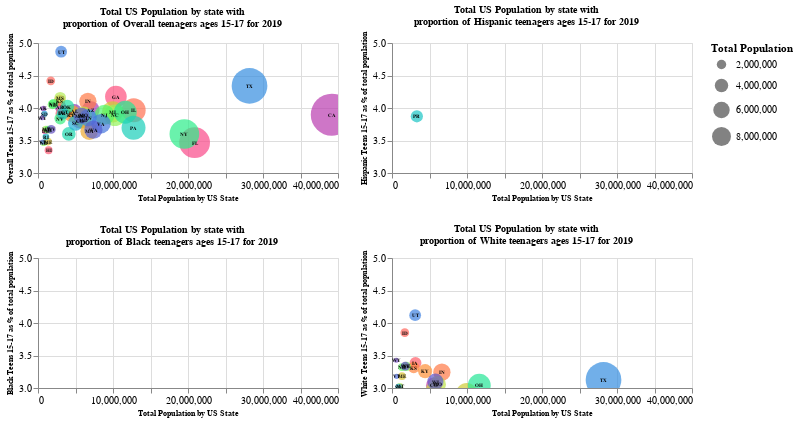

The notebook cell saved with this chart:
### Code cell
def population_bubbles(data, variables, theme):
    population_bystate = pd.pivot_table(data[data['year']==2019], index = ['state'], values = variables, aggfunc=np.sum)
    population_bystate['Teens as % of Pop'] = population_bystate[variables[1]] / population_bystate[variables[0]]*100 
    format_dict = {'teen_pop': '{0:,}', 'total_pop': '{0:,}', 'pop_hhi150': '{0:,}', 'pop_hhi220': '{0:,}' , "Teens as % of Pop": '{:.2f}%'}
    population_bystate.reset_index(inplace=True)

    base = alt.Chart(population_bystate)

    bubbles = base.mark_circle().encode(
        alt.X('total_pop:Q', scale = alt.Scale(zero=False), axis= alt.Axis(title= 'Total Population by US State',titleFontSize=8)),
        alt.Y('Teens as % of Pop:Q', scale=alt.Scale(domain = [3,5]),
                                     axis = alt.Axis(title= ["{} Teens 15-17 as % of total population".format(theme)],
                                                     titleFontSize=8
                                                     )
             ),
        alt.Color('state:N', legend=None, scale=alt.Scale(scheme='rainbow')),
        alt.Size('total_pop:Q', scale = alt.Scale(domain = [100000, 8000000]), title='Total Population'),
        tooltip = ['state', alt.Tooltip(field = 'total_pop', type='quantitative', format = ','),
        alt.Tooltip('Teens as % of Pop:Q', format= '.2'),
        alt.Tooltip('teen_pop:Q', format= ',')]
    ).properties(
        width= 300,
        height=130
    ).interactive()#.configure_axisY(labelFontSize=2)
    
    text = base.mark_text(baseline='middle', fontSize=5, fontWeight='bold').encode(
        x = ('total_pop'),
        y=('Teens as % of Pop:Q'),
        text= alt.Text('state')
        )     

    final = alt.hconcat(bubbles+text).properties(title = {'text' : ['Total US Population by state with',
                            'proportion of {} teenagers ages 15-17 for 2019'.format(theme)], 'fontSize': 10, 'anchor':'middle'})#.configure_axisY(labelFontSize=2)

    return final

overall_teencomposition = population_bubbles(census, ['total_pop','teen_pop'], 'Overall')
hispanic_teencomposition = population_bubbles(census, ['total_pop','count_hteens'],'Hispanic' )
black_teencomposition = population_bubbles(census, ['total_pop','count_bteens' ], 'Black')
white_teencomposition = population_bubbles(census, ['total_pop','count_wteens' ], 'White')
upper_byrace = alt.hconcat(overall_teencomposition, hispanic_teencomposition).resolve_scale(color='independent')
lower_byrace = alt.hconcat(black_teencomposition, white_teencomposition).resolve_scale(color='independent')

upper_byrace & lower_byrace

### Figure 1 — Vega-Lite specification as saved in the notebook (floating-point values rounded to 4 significant figures)
{"config": {"view": {"continuousWidth": 400, "continuousHeight": 300}}, "vconcat": [{"hconcat": [{"hconcat": [{"layer": [{"mark": "circle", "encoding": {"color": {"type": "nominal", "field": "state", "legend": null, "scale": {"scheme": "rainbow"}}, "size": {"type": "quantitative", "field": "total_pop", "scale": {"domain": [100000, 8000000]}, "title": "Total Population"}, "tooltip": [{"type": "nominal", "field": "state"}, {"type": "quantitative", "field": "total_pop", "format": ","}, {"type": "quantitative", "field": "Teens as % of Pop", "format": ".2"}, {"type": "quantitative", "field": "teen_pop", "format": ","}], "x": {"type": "quantitative", "axis": {"title": "Total Population by US State", "titleFontSize": 8}, "field": "total_pop", "scale": {"zero": false}}, "y": {"type": "quantitative", "axis": {"title": ["Overall Teens 15-17 as % of total population"], "titleFontSize": 8}, "field": "Teens as % of Pop", "scale": {"domain": [3, 5]}}}, "height": 130, "selection": {"selector001": {"type": "interval", "bind": "scales", "encodings": ["x", "y"]}}, "width": 300}, {"mark": {"type": "text", "baseline": "middle", "fontSize": 5, "fontWeight": "bold"}, "encoding": {"text": {"type": "nominal", "field": "state"}, "x": {"type": "quantitative", "field": "total_pop"}, "y": {"type": "quantitative", "field": "Teens as % of Pop"}}}]}], "data": {"name": "data-8fd37a7dea51d3f29895af9cff3a47cb"}, "title": {"text": ["Total US Population by state with", "proportion of Overall teenagers ages 15-17 for 2019"], "fontSize": 10, "anchor": "middle"}}, {"hconcat": [{"layer": [{"mark": "circle", "encoding": {"color": {"type": "nominal", "field": "state", "legend": null, "scale": {"scheme": "rainbow"}}, "size": {"type": "quantitative", "field": "total_pop", "scale": {"domain": [100000, 8000000]}, "title": "Total Population"}, "tooltip": [{"type": "nominal", "field": "state"}, {"type": "quantitative", "field": "total_pop", "format": ","}, {"type": "quantitative", "field": "Teens as % of Pop", "format": ".2"}, {"type": "quantitative", "field": "teen_pop", "format": ","}], "x": {"type": "quantitative", "axis": {"title": "Total Population by US State", "titleFontSize": 8}, "field": "total_pop", "scale": {"zero": false}}, "y": {"type": "quantitative", "axis": {"title": ["Hispanic Teens 15-17 as % of total population"], "titleFontSize": 8}, "field": "Teens as % of Pop", "scale": {"domain": [3, 5]}}}, "height": 130, "selection": {"selector002": {"type": "interval", "bind": "scales", "encodings": ["x", "y"]}}, "width": 300}, {"mark": {"type": "text", "baseline": "middle", "fontSize": 5, "fontWeight": "bold"}, "encoding": {"text": {"type": "nominal", "field": "state"}, "x": {"type": "quantitative", "field": "total_pop"}, "y": {"type": "quantitative", "field": "Teens as % of Pop"}}}]}], "data": {"name": "data-e2b9316dacfb7a899cf1d90df81c60c6"}, "title": {"text": ["Total US Population by state with", "proportion of Hispanic teenagers ages 15-17 for 2019"], "fontSize": 10, "anchor": "middle"}}], "resolve": {"scale": {"color": "independent"}}}, {"hconcat": [{"hconcat": [{"layer": [{"mark": "circle", "encoding": {"color": {"type": "nominal", "field": "state", "legend": null, "scale": {"scheme": "rainbow"}}, "size": {"type": "quantitative", "field": "total_pop", "scale": {"domain": [100000, 8000000]}, "title": "Total Population"}, "tooltip": [{"type": "nominal", "field": "state"}, {"type": "quantitative", "field": "total_pop", "format": ","}, {"type": "quantitative", "field": "Teens as % of Pop", "format": ".2"}, {"type": "quantitative", "field": "teen_pop", "format": ","}], "x": {"type": "quantitative", "axis": {"title": "Total Population by US State", "titleFontSize": 8}, "field": "total_pop", "scale": {"zero": false}}, "y": {"type": "quantitative", "axis": {"title": ["Black Teens 15-17 as % of total population"], "titleFontSize": 8}, "field": "Teens as % of Pop", "scale": {"domain": [3, 5]}}}, "height": 130, "selection": {"selector003": {"type": "interval", "bind": "scales", "encodings": ["x", "y"]}}, "width": 300}, {"mark": {"type": "text", "baseline": "middle", "fontSize": 5, "fontWeight": "bold"}, "encoding": {"text": {"type": "nominal", "field": "state"}, "x": {"type": "quantitative", "field": "total_pop"}, "y": {"type": "quantitative", "field": "Teens as % of Pop"}}}]}], "data": {"name": "data-c71700f46780c93091fc5c454ff9beb8"}, "title": {"text": ["Total US Population by state with", "proportion of Black teenagers ages 15-17 for 2019"], "fontSize": 10, "anchor": "middle"}}, {"hconcat": [{"layer": [{"mark": "circle", "encoding": {"color": {"type": "nominal", "field": "state", "legend": null, "scale": {"scheme": "rainbow"}}, "size": {"type": "quantitative", "field": "total_pop", "scale": {"domain": [100000, 8000000]}, "title": "Total Population"}, "tooltip": [{"type": "nominal", "field": "state"}, {"type": "quantitative", "field": "total_pop", "format": ","}, {"type": "quantitative", "field": "Teens as % of Pop", "format": ".2"}, {"type": "quantitative", "field": "teen_pop", "format": ","}], "x": {"type": "quantitative", "axis": {"title": "Total Population by US State", "titleFontSize": 8}, "field": "total_pop", "scale": {"zero": false}}, "y": {"type": "quantitative", "axis": {"title": ["White Teens 15-17 as % of total population"], "titleFontSize": 8}, "field": "Teens as % of Pop", "scale": {"domain": [3, 5]}}}, "height": 130, "selection": {"selector004": {"type": "interval", "bind": "scales", "encodings": ["x", "y"]}}, "width": 300}, {"mark": {"type": "text", "baseline": "middle", "fontSize": 5, "fontWeight": "bold"}, "encoding": {"text": {"type": "nominal", "field": "state"}, "x": {"type": "quantitative", "field": "total_pop"}, "y": {"type": "quantitative", "field": "Teens as % of Pop"}}}]}], "data": {"name": "data-6da6319a9d18721535058351f5539b44"}, "title": {"text": ["Total US Population by state with", "proportion of White teenagers ages 15-17 for 2019"], "fontSize": 10, "anchor": "middle"}}], "resolve": {"scale": {"color": "independent"}}}], "$schema": "https://vega.github.io/schema/vega-lite/v4.8.1.json", "datasets": {"data-8fd37a7dea51d3f29895af9cff3a47cb": [{"state": "AK", "teen_pop": 29076, "total_pop": 728261, "Teens as % of Pop": 3.993}, {"state": "AL", "teen_pop": 191669, "total_pop": 4855331, "Teens as % of Pop": 3.948}, {"state": "AR", "teen_pop": 119970, "total_pop": 2982759, "Teens as % of Pop": 4.022}, {"state": "AZ", "teen_pop": 279148, "total_pop": 7028640, "Teens as % of Pop": 3.972}, {"state": "CA", "teen_pop": 1526521, "total_pop": 39175543, "Teens as % of Pop": 3.897}, {"state": "CO", "teen_pop": 212734, "total_pop": 5589435, "Teens as % of Pop": 3.806}, {"state": "CT", "teen_pop": 140700, "total_pop": 3567435, "Teens as % of Pop": 3.944}, {"state": "DC", "teen_pop": 15684, "total_pop": 673770, "Teens as % of Pop": 2.328}, {"state": "DE", "teen_pop": 34874, "total_pop": 956462, "Teens as % of Pop": 3.646}, {"state": "FL", "teen_pop": 723965, "total_pop": 20881656, "Teens as % of Pop": 3.467}, {"state": "GA", "teen_pop": 433705, "total_pop": 10386195, "Teens as % of Pop": 4.176}, {"state": "HI", "teen_pop": 47329, "total_pop": 1412848, "Teens as % of Pop": 3.35}, {"state": "IA", "teen_pop": 122643, "total_pop": 3132158, "Teens as % of Pop": 3.916}, {"state": "ID", "teen_pop": 75393, "total_pop": 1706252, "Teens as % of Pop": 4.419}, {"state": "IL", "teen_pop": 505765, "total_pop": 12755407, "Teens as % of Pop": 3.965}, {"state": "IN", "teen_pop": 272786, "total_pop": 6649772, "Teens as % of Pop": 4.102}, {"state": "KS", "teen_pop": 119240, "total_pop": 2898326, "Teens as % of Pop": 4.114}, {"state": "KY", "teen_pop": 172163, "total_pop": 4420882, "Teens as % of Pop": 3.894}, {"state": "LA", "teen_pop": 182537, "total_pop": 4648719, "Teens as % of Pop": 3.927}, {"state": "MA", "teen_pop": 248698, "total_pop": 6825661, "Teens as % of Pop": 3.644}, {"state": "MD", "teen_pop": 228749, "total_pop": 6001912, "Teens as % of Pop": 3.811}, {"state": "ME", "teen_pop": 46232, "total_pop": 1327024, "Teens as % of Pop": 3.484}, {"state": "MI", "teen_pop": 392385, "total_pop": 9957238, "Teens as % of Pop": 3.941}, {"state": "MN", "teen_pop": 215631, "total_pop": 5558751, "Teens as % of Pop": 3.879}, {"state": "MO", "teen_pop": 237050, "total_pop": 6085356, "Teens as % of Pop": 3.895}, {"state": "MS", "teen_pop": 123234, "total_pop": 2963102, "Teens as % of Pop": 4.159}, {"state": "MT", "teen_pop": 38221, "total_pop": 1039903, "Teens as % of Pop": 3.675}, {"state": "NC", "teen_pop": 397863, "total_pop": 10233879, "Teens as % of Pop": 3.888}, {"state": "ND", "teen_pop": 25794, "total_pop": 745640, "Teens as % of Pop": 3.459}, {"state": "NE", "teen_pop": 77369, "total_pop": 1909256, "Teens as % of Pop": 4.052}, {"state": "NH", "teen_pop": 49194, "total_pop": 1340777, "Teens as % of Pop": 3.669}, {"state": "NJ", "teen_pop": 345577, "total_pop": 8872389, "Teens as % of Pop": 3.895}, {"state": "NM", "teen_pop": 83366, "total_pop": 2051717, "Teens as % of Pop": 4.063}, {"state": "NV", "teen_pop": 113612, "total_pop": 2961207, "Teens as % of Pop": 3.837}, {"state": "NY", "teen_pop": 702493, "total_pop": 19514407, "Teens as % of Pop": 3.6}, {"state": "OH", "teen_pop": 457911, "total_pop": 11637156, "Teens as % of Pop": 3.935}, {"state": "OK", "teen_pop": 158098, "total_pop": 3929941, "Teens as % of Pop": 4.023}, {"state": "OR", "teen_pop": 148016, "total_pop": 4109585, "Teens as % of Pop": 3.602}, {"state": "PA", "teen_pop": 470588, "total_pop": 12736974, "Teens as % of Pop": 3.695}, {"state": "PR", "teen_pop": 129842, "total_pop": 3314952, "Teens as % of Pop": 3.917}, {"state": "RI", "teen_pop": 37462, "total_pop": 1053397, "Teens as % of Pop": 3.556}, {"state": "SC", "teen_pop": 188496, "total_pop": 5003324, "Teens as % of Pop": 3.767}, {"state": "SD", "teen_pop": 33780, "total_pop": 863984, "Teens as % of Pop": 3.91}, {"state": "TN", "teen_pop": 257402, "total_pop": 6680885, "Teens as % of Pop": 3.853}, {"state": "TX", "teen_pop": 1224008, "total_pop": 28201482, "Teens as % of Pop": 4.34}, {"state": "UT", "teen_pop": 150224, "total_pop": 3087356, "Teens as % of Pop": 4.866}, {"state": "VA", "teen_pop": 315711, "total_pop": 8401239, "Teens as % of Pop": 3.758}, {"state": "VT", "teen_pop": 21530, "total_pop": 619296, "Teens as % of Pop": 3.477}, {"state": "WA", "teen_pop": 270558, "total_pop": 7379398, "Teens as % of Pop": 3.666}, {"state": "WI", "teen_pop": 224547, "total_pop": 5786388, "Teens as % of Pop": 3.881}, {"state": "WV", "teen_pop": 64602, "total_pop": 1759876, "Teens as % of Pop": 3.671}, {"state": "WY", "teen_pop": 21929, "total_pop": 569354, "Teens as % of Pop": 3.852}], "data-e2b9316dacfb7a899cf1d90df81c60c6": [{"state": "AK", "count_hteens": 2314, "total_pop": 728261, "Teens as % of Pop": 0.3177}, {"state": "AL", "count_hteens": 10718, "total_pop": 4855331, "Teens as % of Pop": 0.2207}, {"state": "AR", "count_hteens": 13331, "total_pop": 2982759, "Teens as % of Pop": 0.4469}, {"state": "AZ", "count_hteens": 120214, "total_pop": 7028640, "Teens as % of Pop": 1.71}, {"state": "CA", "count_hteens": 775833, "total_pop": 39175543, "Teens as % of Pop": 1.98}, {"state": "CO", "count_hteens": 65012, "total_pop": 5589435, "Teens as % of Pop": 1.163}, {"state": "CT", "count_hteens": 29296, "total_pop": 3567435, "Teens as % of Pop": 0.8212}, {"state": "DC", "count_hteens": 2296, "total_pop": 673770, "Teens as % of Pop": 0.3408}, {"state": "DE", "count_hteens": 4694, "total_pop": 956462, "Teens as % of Pop": 0.4908}, {"state": "FL", "count_hteens": 216721, "total_pop": 20881656, "Teens as % of Pop": 1.038}, {"state": "GA", "count_hteens": 54088, "total_pop": 10386195, "Teens as % of Pop": 0.5208}, {"state": "HI", "count_hteens": 6753, "total_pop": 1412848, "Teens as % of Pop": 0.478}, {"state": "IA", "count_hteens": 11025, "total_pop": 3132158, "Teens as % of Pop": 0.352}, {"state": "ID", "count_hteens": 12447, "total_pop": 1706252, "Teens as % of Pop": 0.7295}, {"state": "IL", "count_hteens": 119191, "total_pop": 12755407, "Teens as % of Pop": 0.9344}, {"state": "IN", "count_hteens": 26619, "total_pop": 6649772, "Teens as % of Pop": 0.4003}, {"state": "KS", "count_hteens": 20421, "total_pop": 2898326, "Teens as % of Pop": 0.7046}, {"state": "KY", "count_hteens": 8503, "total_pop": 4420882, "Teens as % of Pop": 0.1923}, {"state": "LA", "count_hteens": 9257, "total_pop": 4648719, "Teens as % of Pop": 0.1991}, {"state": "MA", "count_hteens": 40149, "total_pop": 6825661, "Teens as % of Pop": 0.5882}, {"state": "MD", "count_hteens": 27404, "total_pop": 6001912, "Teens as % of Pop": 0.4566}, {"state": "ME", "count_hteens": 1157, "total_pop": 1327024, "Teens as % of Pop": 0.08719}, {"state": "MI", "count_hteens": 29352, "total_pop": 9957238, "Teens as % of Pop": 0.2948}, {"state": "MN", "count_hteens": 17153, "total_pop": 5558751, "Teens as % of Pop": 0.3086}, {"state": "MO", "count_hteens": 14309, "total_pop": 6085356, "Teens as % of Pop": 0.2351}, {"state": "MS", "count_hteens": 4457, "total_pop": 2963102, "Teens as % of Pop": 0.1504}, {"state": "MT", "count_hteens": 2126, "total_pop": 1039903, "Teens as % of Pop": 0.2044}, {"state": "NC", "count_hteens": 53696, "total_pop": 10233879, "Teens as % of Pop": 0.5247}, {"state": "ND", "count_hteens": 1265, "total_pop": 745640, "Teens as % of Pop": 0.1697}, {"state": "NE", "count_hteens": 12085, "total_pop": 1909256, "Teens as % of Pop": 0.633}, {"state": "NH", "count_hteens": 2649, "total_pop": 1340777, "Teens as % of Pop": 0.1976}, {"state": "NJ", "count_hteens": 80133, "total_pop": 8872389, "Teens as % of Pop": 0.9032}, {"state": "NM", "count_hteens": 49577, "total_pop": 2051717, "Teens as % of Pop": 2.416}, {"state": "NV", "count_hteens": 45320, "total_pop": 2961207, "Teens as % of Pop": 1.53}, {"state": "NY", "count_hteens": 157252, "total_pop": 19514407, "Teens as % of Pop": 0.8058}, {"state": "OH", "count_hteens": 24372, "total_pop": 11637156, "Teens as % of Pop": 0.2094}, {"state": "OK", "count_hteens": 23158, "total_pop": 3929941, "Teens as % of Pop": 0.5893}, {"state": "OR", "count_hteens": 30821, "total_pop": 4109585, "Teens as % of Pop": 0.75}, {"state": "PA", "count_hteens": 49586, "total_pop": 12736974, "Teens as % of Pop": 0.3893}, {"state": "PR", "count_hteens": 128380, "total_pop": 3314952, "Teens as % of Pop": 3.873}, {"state": "RI", "count_hteens": 8450, "total_pop": 1053397, "Teens as % of Pop": 0.8022}, {"state": "SC", "count_hteens": 14205, "total_pop": 5003324, "Teens as % of Pop": 0.2839}, {"state": "SD", "count_hteens": 1652, "total_pop": 863984, "Teens as % of Pop": 0.1912}, {"state": "TN", "count_hteens": 18782, "total_pop": 6680885, "Teens as % of Pop": 0.2811}, {"state": "TX", "count_hteens": 588850, "total_pop": 28201482, "Teens as % of Pop": 2.088}, {"state": "UT", "count_hteens": 25156, "total_pop": 3087356, "Teens as % of Pop": 0.8148}, {"state": "VA", "count_hteens": 37111, "total_pop": 8401239, "Teens as % of Pop": 0.4417}, {"state": "VT", "count_hteens": 539, "total_pop": 619296, "Teens as % of Pop": 0.08703}, {"state": "WA", "count_hteens": 52077, "total_pop": 7379398, "Teens as % of Pop": 0.7057}, {"state": "WI", "count_hteens": 23738, "total_pop": 5786388, "Teens as % of Pop": 0.4102}, {"state": "WV", "count_hteens": 1356, "total_pop": 1759876, "Teens as % of Pop": 0.07705}, {"state": "WY", "count_hteens": 2812, "total_pop": 569354, "Teens as % of Pop": 0.4939}], "data-c71700f46780c93091fc5c454ff9beb8": [{"state": "AK", "count_bteens": 963, "total_pop": 728261, "Teens as % of Pop": 0.1322}, {"state": "AL", "count_bteens": 56420, "total_pop": 4855331, "Teens as % of Pop": 1.162}, {"state": "AR", "count_bteens": 20732, "total_pop": 2982759, "Teens as % of Pop": 0.6951}, {"state": "AZ", "count_bteens": 14212, "total_pop": 7028640, "Teens as % of Pop": 0.2022}, {"state": "CA", "count_bteens": 88813, "total_pop": 39175543, "Teens as % of Pop": 0.2267}, {"state": "CO", "count_bteens": 9702, "total_pop": 5589435, "Teens as % of Pop": 0.1736}, {"state": "CT", "count_bteens": 16732, "total_pop": 3567435, "Teens as % of Pop": 0.469}, {"state": "DC", "count_bteens": 10091, "total_pop": 673770, "Teens as % of Pop": 1.498}, {"state": "DE", "count_bteens": 9332, "total_pop": 956462, "Teens as % of Pop": 0.9757}, {"state": "FL", "count_bteens": 149600, "total_pop": 20881656, "Teens as % of Pop": 0.7164}, {"state": "GA", "count_bteens": 148827, "total_pop": 10386195, "Teens as % of Pop": 1.433}, {"state": "HI", "count_bteens": 516, "total_pop": 1412848, "Teens as % of Pop": 0.03652}, {"state": "IA", "count_bteens": 5457, "total_pop": 3132158, "Teens as % of Pop": 0.1742}, {"state": "ID", "count_bteens": 855, "total_pop": 1706252, "Teens as % of Pop": 0.05011}, {"state": "IL", "count_bteens": 79569, "total_pop": 12755407, "Teens as % of Pop": 0.6238}, {"state": "IN", "count_bteens": 30981, "total_pop": 6649772, "Teens as % of Pop": 0.4659}, {"state": "KS", "count_bteens": 6998, "total_pop": 2898326, "Teens as % of Pop": 0.2414}, {"state": "KY", "count_bteens": 16052, "total_pop": 4420882, "Teens as % of Pop": 0.3631}, {"state": "LA", "count_bteens": 67975, "total_pop": 4648719, "Teens as % of Pop": 1.462}, {"state": "MA", "count_bteens": 22900, "total_pop": 6825661, "Teens as % of Pop": 0.3355}, {"state": "MD", "count_bteens": 72534, "total_pop": 6001912, "Teens as % of Pop": 1.209}, {"state": "ME", "count_bteens": 920, "total_pop": 1327024, "Teens as % of Pop": 0.06933}, {"state": "MI", "count_bteens": 60841, "total_pop": 9957238, "Teens as % of Pop": 0.611}, {"state": "MN", "count_bteens": 18033, "total_pop": 5558751, "Teens as % of Pop": 0.3244}, {"state": "MO", "count_bteens": 31484, "total_pop": 6085356, "Teens as % of Pop": 0.5174}, {"state": "MS", "count_bteens": 52642, "total_pop": 2963102, "Teens as % of Pop": 1.777}, {"state": "MT", "count_bteens": 187, "total_pop": 1039903, "Teens as % of Pop": 0.01798}, {"state": "NC", "count_bteens": 94606, "total_pop": 10233879, "Teens as % of Pop": 0.9244}, {"state": "ND", "count_bteens": 752, "total_pop": 745640, "Teens as % of Pop": 0.1009}, {"state": "NE", "count_bteens": 4430, "total_pop": 1909256, "Teens as % of Pop": 0.232}, {"state": "NH", "count_bteens": 1141, "total_pop": 1340777, "Teens as % of Pop": 0.0851}, {"state": "NJ", "count_bteens": 50731, "total_pop": 8872389, "Teens as % of Pop": 0.5718}, {"state": "NM", "count_bteens": 1622, "total_pop": 2051717, "Teens as % of Pop": 0.07906}, {"state": "NV", "count_bteens": 11147, "total_pop": 2961207, "Teens as % of Pop": 0.3764}, {"state": "NY", "count_bteens": 123246, "total_pop": 19514407, "Teens as % of Pop": 0.6316}, {"state": "OH", "count_bteens": 63741, "total_pop": 11637156, "Teens as % of Pop": 0.5477}, {"state": "OK", "count_bteens": 12496, "total_pop": 3929941, "Teens as % of Pop": 0.318}, {"state": "OR", "count_bteens": 3821, "total_pop": 4109585, "Teens as % of Pop": 0.09298}, {"state": "PA", "count_bteens": 63069, "total_pop": 12736974, "Teens as % of Pop": 0.4952}, {"state": "PR", "count_bteens": 15112, "total_pop": 3314952, "Teens as % of Pop": 0.4559}, {"state": "RI", "count_bteens": 3209, "total_pop": 1053397, "Teens as % of Pop": 0.3046}, {"state": "SC", "count_bteens": 57137, "total_pop": 5003324, "Teens as % of Pop": 1.142}, {"state": "SD", "count_bteens": 1039, "total_pop": 863984, "Teens as % of Pop": 0.1203}, {"state": "TN", "count_bteens": 48741, "total_pop": 6680885, "Teens as % of Pop": 0.7296}, {"state": "TX", "count_bteens": 151816, "total_pop": 28201482, "Teens as % of Pop": 0.5383}, {"state": "UT", "count_bteens": 2247, "total_pop": 3087356, "Teens as % of Pop": 0.07278}, {"state": "VA", "count_bteens": 65065, "total_pop": 8401239, "Teens as % of Pop": 0.7745}, {"state": "VT", "count_bteens": 443, "total_pop": 619296, "Teens as % of Pop": 0.07153}, {"state": "WA", "count_bteens": 10972, "total_pop": 7379398, "Teens as % of Pop": 0.1487}, {"state": "WI", "count_bteens": 18929, "total_pop": 5786388, "Teens as % of Pop": 0.3271}, {"state": "WV", "count_bteens": 2602, "total_pop": 1759876, "Teens as % of Pop": 0.1479}, {"state": "WY", "count_bteens": 193, "total_pop": 569354, "Teens as % of Pop": 0.0339}], "data-6da6319a9d18721535058351f5539b44": [{"state": "AK", "count_wteens": 15791, "total_pop": 728261, "Teens as % of Pop": 2.168}, {"state": "AL", "count_wteens": 121778, "total_pop": 4855331, "Teens as % of Pop": 2.508}, {"state": "AR", "count_wteens": 85735, "total_pop": 2982759, "Teens as % of Pop": 2.874}, {"state": "AZ", "count_wteens": 199435, "total_pop": 7028640, "Teens as % of Pop": 2.837}, {"state": "CA", "count_wteens": 855769, "total_pop": 39175543, "Teens as % of Pop": 2.184}, {"state": "CO", "count_wteens": 169889, "total_pop": 5589435, "Teens as % of Pop": 3.039}, {"state": "CT", "count_wteens": 99726, "total_pop": 3567435, "Teens as % of Pop": 2.795}, {"state": "DC", "count_wteens": 3126, "total_pop": 673770, "Teens as % of Pop": 0.464}, {"state": "DE", "count_wteens": 21395, "total_pop": 956462, "Teens as % of Pop": 2.237}, {"state": "FL", "count_wteens": 492469, "total_pop": 20881656, "Teens as % of Pop": 2.358}, {"state": "GA", "count_wteens": 234511, "total_pop": 10386195, "Teens as % of Pop": 2.258}, {"state": "HI", "count_wteens": 6550, "total_pop": 1412848, "Teens as % of Pop": 0.4636}, {"state": "IA", "count_wteens": 106057, "total_pop": 3132158, "Teens as % of Pop": 3.386}, {"state": "ID", "count_wteens": 65704, "total_pop": 1706252, "Teens as % of Pop": 3.851}, {"state": "IL", "count_wteens": 338244, "total_pop": 12755407, "Teens as % of Pop": 2.652}, {"state": "IN", "count_wteens": 215660, "total_pop": 6649772, "Teens as % of Pop": 3.243}, {"state": "KS", "count_wteens": 96077, "total_pop": 2898326, "Teens as % of Pop": 3.315}, {"state": "KY", "count_wteens": 144072, "total_pop": 4420882, "Teens as % of Pop": 3.259}, {"state": "LA", "count_wteens": 102950, "total_pop": 4648719, "Teens as % of Pop": 2.215}, {"state": "MA", "count_wteens": 183394, "total_pop": 6825661, "Teens as % of Pop": 2.687}, {"state": "MD", "count_wteens": 116318, "total_pop": 6001912, "Teens as % of Pop": 1.938}, {"state": "ME", "count_wteens": 42216, "total_pop": 1327024, "Teens as % of Pop": 3.181}, {"state": "MI", "count_wteens": 290270, "total_pop": 9957238, "Teens as % of Pop": 2.915}, {"state": "MN", "count_wteens": 165145, "total_pop": 5558751, "Teens as % of Pop": 2.971}, {"state": "MO", "count_wteens": 186013, "total_pop": 6085356, "Teens as % of Pop": 3.057}, {"state": "MS", "count_wteens": 64676, "total_pop": 2963102, "Teens as % of Pop": 2.183}, {"state": "MT", "count_wteens": 31455, "total_pop": 1039903, "Teens as % of Pop": 3.025}, {"state": "NC", "count_wteens": 250489, "total_pop": 10233879, "Teens as % of Pop": 2.448}, {"state": "ND", "count_wteens": 21354, "total_pop": 745640, "Teens as % of Pop": 2.864}, {"state": "NE", "count_wteens": 63633, "total_pop": 1909256, "Teens as % of Pop": 3.333}, {"state": "NH", "count_wteens": 44550, "total_pop": 1340777, "Teens as % of Pop": 3.323}, {"state": "NJ", "count_wteens": 224418, "total_pop": 8872389, "Teens as % of Pop": 2.529}, {"state": "NM", "count_wteens": 58881, "total_pop": 2051717, "Teens as % of Pop": 2.87}, {"state": "NV", "count_wteens": 67124, "total_pop": 2961207, "Teens as % of Pop": 2.267}, {"state": "NY", "count_wteens": 418235, "total_pop": 19514407, "Teens as % of Pop": 2.143}, {"state": "OH", "count_wteens": 353914, "total_pop": 11637156, "Teens as % of Pop": 3.041}, {"state": "OK", "count_wteens": 102560, "total_pop": 3929941, "Teens as % of Pop": 2.61}, {"state": "OR", "count_wteens": 117597, "total_pop": 4109585, "Teens as % of Pop": 2.862}, {"state": "PA", "count_wteens": 354216, "total_pop": 12736974, "Teens as % of Pop": 2.781}, {"state": "PR", "count_wteens": 83077, "total_pop": 3314952, "Teens as % of Pop": 2.506}, {"state": "RI", "count_wteens": 27455, "total_pop": 1053397, "Teens as % of Pop": 2.606}, {"state": "SC", "count_wteens": 115362, "total_pop": 5003324, "Teens as % of Pop": 2.306}, {"state": "SD", "count_wteens": 26082, "total_pop": 863984, "Teens as % of Pop": 3.019}, {"state": "TN", "count_wteens": 189505, "total_pop": 6680885, "Teens as % of Pop": 2.837}, {"state": "TX", "count_wteens": 881009, "total_pop": 28201482, "Teens as % of Pop": 3.124}, {"state": "UT", "count_wteens": 127230, "total_pop": 3087356, "Teens as % of Pop": 4.121}, {"state": "VA", "count_wteens": 199148, "total_pop": 8401239, "Teens as % of Pop": 2.37}, {"state": "VT", "count_wteens": 19695, "total_pop": 619296, "Teens as % of Pop": 3.18}, {"state": "WA", "count_wteens": 188118, "total_pop": 7379398, "Teens as % of Pop": 2.549}, {"state": "WI", "count_wteens": 179236, "total_pop": 5786388, "Teens as % of Pop": 3.098}, {"state": "WV", "count_wteens": 58706, "total_pop": 1759876, "Teens as % of Pop": 3.336}, {"state": "WY", "count_wteens": 19507, "total_pop": 569354, "Teens as % of Pop": 3.426}]}}
